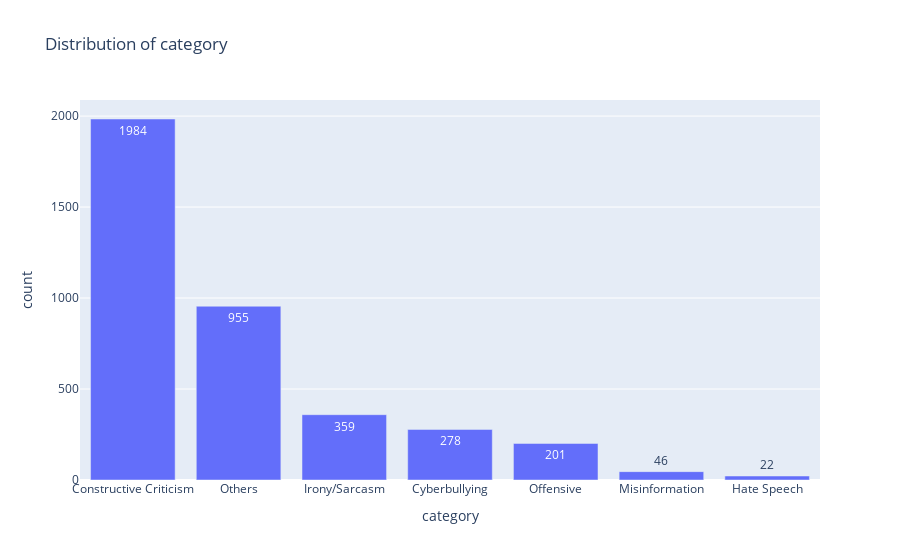

Notebook code cell kept with this figure:
### Markdown cell above
### B) Target Distribution Analysis

This analysis explored the distribution of posts across different cyberbullying categories and sentiment classes.  

Understanding class balance is important for machine learning, as imbalanced data may require resampling or class weighting.  
The sentiment distribution also provides insight into the overall emotional tone of the dataset.

### Code cell
eda.target_distribution("category")

### Figure 1 — Plotly figure (JSON) as saved in the notebook; plotly's stock layout.template omitted (floating-point values rounded to 4 significant figures)
{"data": [{"alignmentgroup": "True", "hovertemplate": "category=%{x}<br>count=%{text}<extra></extra>", "legendgroup": "", "marker": {"color": "#636efa"}, "name": "", "offsetgroup": "", "orientation": "v", "showlegend": false, "text": [1984, 955, 359, 278, 201, 46, 22], "textposition": "auto", "type": "bar", "x": ["Constructive Criticism", "Others", "Irony/Sarcasm", "Cyberbullying", "Offensive", "Misinformation", "Hate Speech"], "xaxis": "x", "y": [1984, 955, 359, 278, 201, 46, 22], "yaxis": "y"}], "layout": {"barmode": "relative", "legend": {"tracegroupgap": 0}, "title": {"text": "Distribution of category"}, "xaxis": {"anchor": "y", "domain": [0, 1], "title": {"text": "category"}}, "yaxis": {"anchor": "x", "domain": [0, 1], "title": {"text": "count"}}}}
